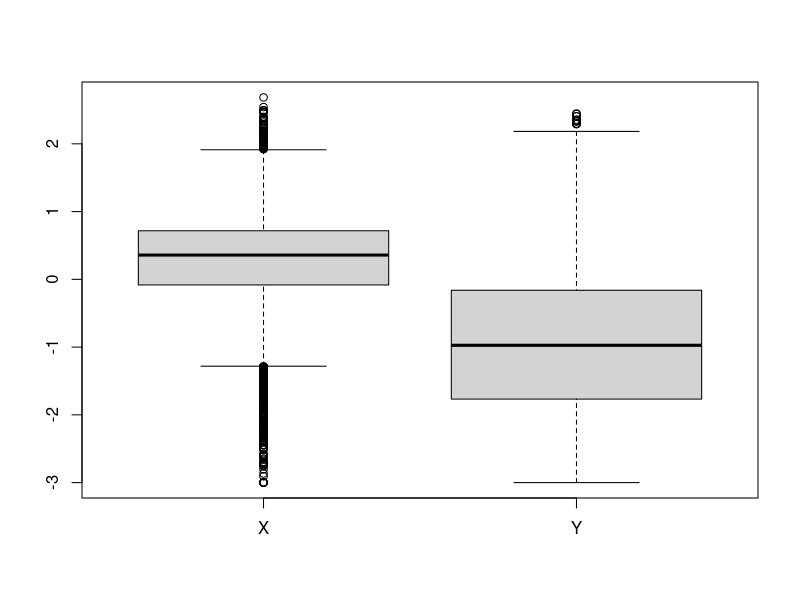
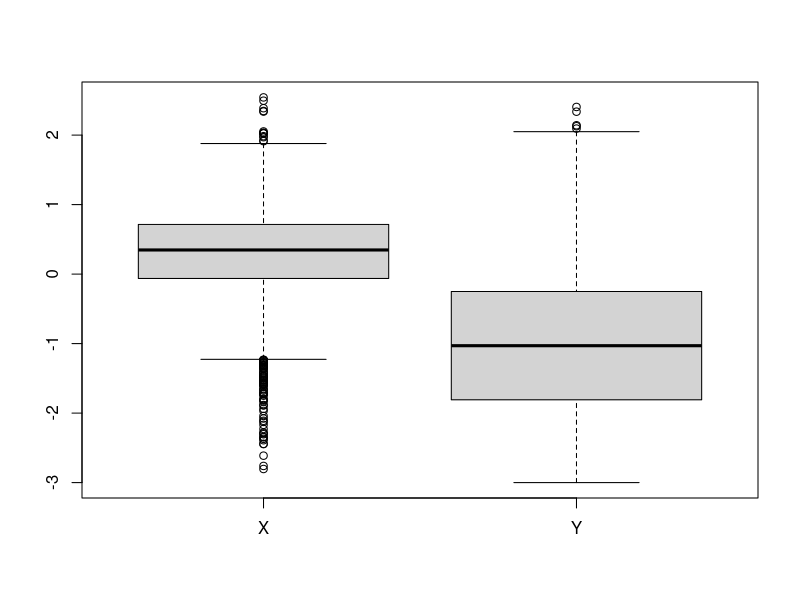
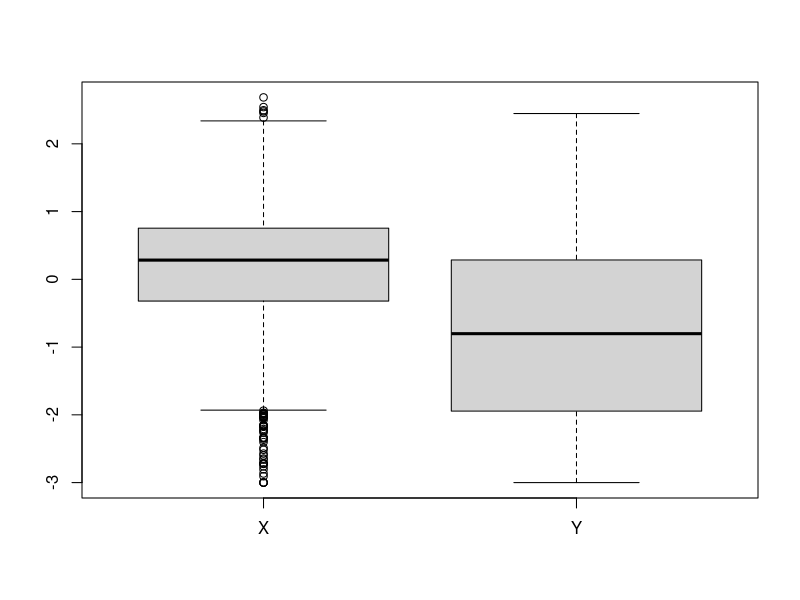
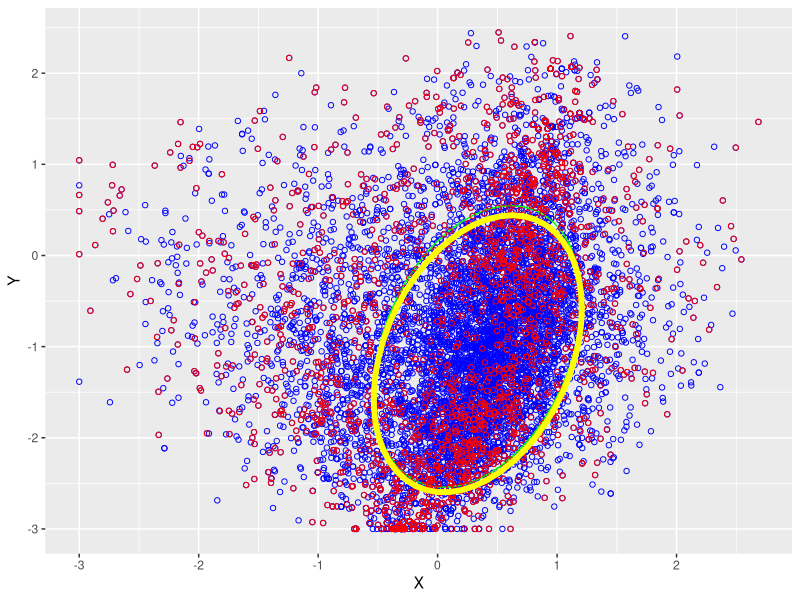
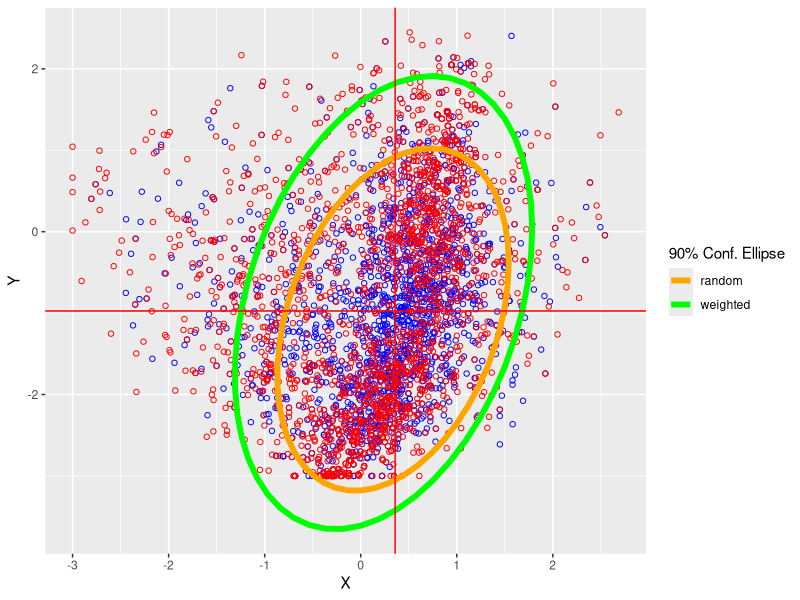
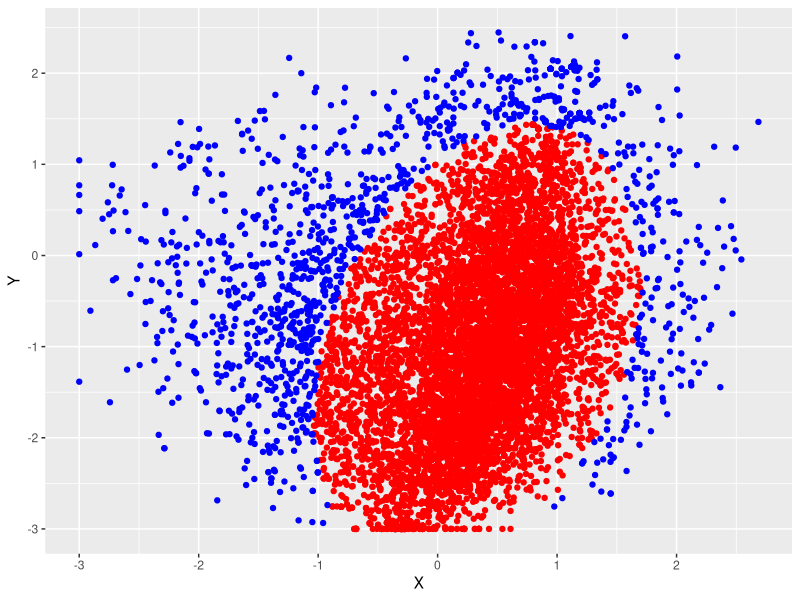
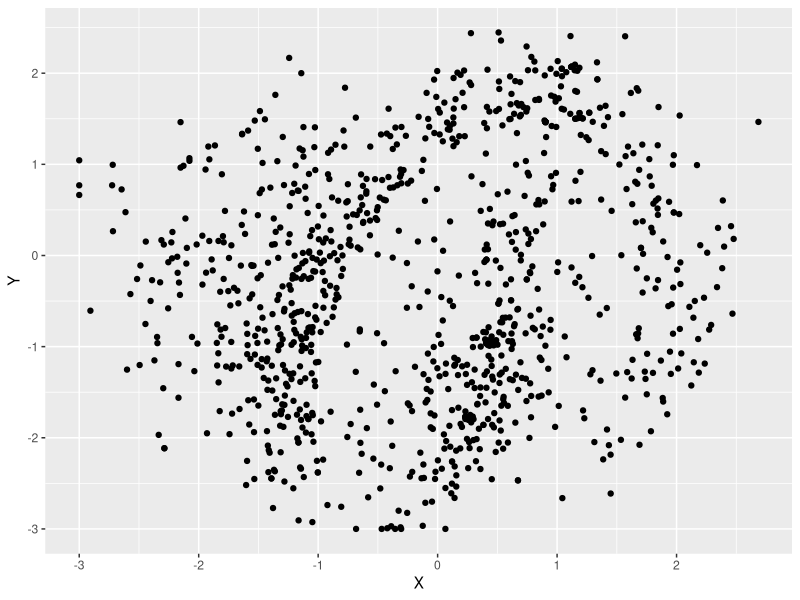
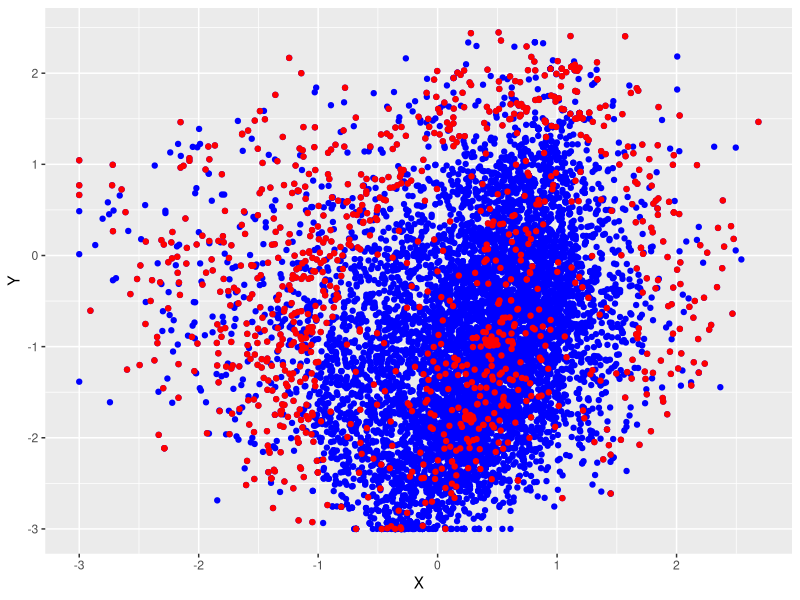

The R source for these figures, in order: (Note: this script raises an error after producing the figures.)
install.packages('ggplot2')
install.packages('dplyr')
install.packages('sp')
install.packages('tidyverse')
install.packages('fields')
library('ggplot2')
library('dplyr')
library('sp')
library('tidyverse')
library('fields')


data <- read.csv('art_data.txt')
head(data)
typeof(data)

scaledData <- data
scaledData$X <- scale(data$X)
scaledData$Y <- scale(data$Y)

head(scaledData)

sortedX <- data[order(data$X),]
sortedY <- data[order(data$Y),]

median.X <- median(data$X)
median.Y <- median(data$Y)

# take sample of images, weighting more those furthest from the median origin
sampled.weighted <- sample_n(data, 2000, weight = sqrt( (data$X-median.X)^2+(data$Y-median.Y)^2 ) )
sampled <- sample_n(data, 2000 )

# characterize in which median quadrant each sample lies (sample.weighted)
for(row in 1:nrow(sampled.weighted)) {
  point.X <- sampled.weighted[row, 'X']
  point.Y <- sampled.weighted[row, 'Y']
  if(point.X > median.X) {
    if(point.Y > median.Y) {
      sampled.weighted[row, 'Quadrant'] = 1
    }
    else {
      sampled.weighted[row, 'Quadrant'] = 4
    }
  }
  else {
    if(point.Y > median.Y) {
      sampled.weighted[row, 'Quadrant'] = 2
    }
    else {
      sampled.weighted[row, 'Quadrant'] = 3
    }
  }
}

# characterize in which median quadrant each sample lies (all data)
for(row in 1:nrow(data)) {
  point.X <- data[row, 'X']
  point.Y <- data[row, 'Y']
  if(point.X > median.X) {
    if(point.Y > median.Y) {
      data[row, 'Quadrant'] = 1
    }
    else {
      data[row, 'Quadrant'] = 4
    }
  }
  else {
    if(point.Y > median.Y) {
      data[row, 'Quadrant'] = 2
    }
    else {
      data[row, 'Quadrant'] = 3
    }
  }
}

# check how many points in each quadrant
a <- table(sampled.weighted$Quadrant)
a

images.Q1 <- sampled.weighted[sampled.weighted$Quadrant==1,]
images.Q2 <- sampled.weighted[sampled.weighted$Quadrant==2,]
images.Q3 <- sampled.weighted[sampled.weighted$Quadrant==3,]
images.Q4 <- sampled.weighted[sampled.weighted$Quadrant==4,]


summary(data)
summary(sampled)
summary(sampled.weighted)

boxplot(data %>% select(X,Y))
boxplot(sampled %>% select(X,Y))
boxplot(sampled.weighted %>% select(X,Y))

# plot orignal data and sample
ggplot(data, aes(x=X, y=Y)) +
  geom_point(color='blue', shape=1) +
  stat_ellipse(color = 'green', level=0.7) +
  geom_point(aes(x=X, y=Y), sampled.weighted, color='red', shape=1) +
  stat_ellipse(aes(x=X, y=Y), sampled, size=2, color='yellow', level=0.7)


# plot sample & weighted sample, with mean and median lines separating in quarters
ggplot(sampled, aes(x=X, y=Y)) +
  geom_point(shape=1, color='blue') +
  geom_point(aes(x=X, y=Y), sampled.weighted, shape=1, color='red') +
  stat_ellipse(aes(x=X, y=Y, color='random'), sampled, size=2, level=0.90) +
  stat_ellipse(aes(x=X, y=Y, color='weighted'), sampled.weighted, size=2, level=0.90) +
  # geom_vline(xintercept=mean(data$X), color='blue') +
  # geom_hline(yintercept=mean(data$Y), color='blue') +
  geom_vline(xintercept=median(data$X), color='red') +
  geom_hline(yintercept=median(data$Y), color='red') +
  # scale_color_manual(name='Sample', values=c(random='blue', weighted='red')) +
  scale_color_manual(name='90% Conf. Ellipse', values=c(random='orange', weighted='green'))


# calculate points inside vs outside ellipse
p <- ggplot(data, aes(x=X, y=Y)) +
  geom_point() +
  stat_ellipse()

build <- ggplot_build(p)$data
points <- build[[1]]
ell <- build[[2]]

dat <- data.frame(
  points[1:2], 
  in.ell = as.logical(point.in.polygon(points$x, points$y, ell$x, ell$y))
)

points.inside <- data[dat$in.ell == 'TRUE',]
points.outside <- data[dat$in.ell == 'FALSE',]

ggplot(points.inside, aes(x=X, y=Y)) +
  geom_point(color='red') +
  geom_point(aes(x=X, y=Y), points.outside, color= 'blue')

ratio <- as.integer(length(points.inside$X) / length(points.outside$X))
# sample.inside.size = 1000/(1+ratio)
# sample.outside.size = sample.inside.size*ratio
sample.inside.size <- 350
sample.outside.size <- 650

sample.inside <- sample_n(points.inside, sample.inside.size)
sample.outside <- sample_n(points.outside, sample.outside.size)
sample.total <- rbind(sample.inside, sample.outside)

ggplot(sample.total, aes(x=X, y=Y)) +
  geom_point()

ggplot(data, aes(x=X, y=Y)) +
  geom_point(color='blue') +
  geom_point(aes(x=X, y=Y), sample.total, color='red')



# plot original and scaled data
ggplot(data, aes(x=X, y=Y)) +
  geom_point(size=2, shape=16, color='blue') +
  stat_ellipse(size = 2, color = 'green', level=0.7) +
  geom_point(aes(x=X, y=Y), scaledData, size=2, shape=16, color='red') +
  stat_ellipse(aes(x=X, y=Y), scaledData, size=2, color='yellow', level=0.7) +
  geom_point(aes(x=X, y=Y), sampledScaled, size=2, shape=16, color='green') +
  stat_ellipse(aes(x=X, y=Y), sampledScaled, size=2, color='purple', level=0.7)


hist(data$X)
plot(density(data$X))

##########################################

# set.seed(123)
image1 <- sample_n(sampled.weighted, 1)
image1row <- which(sampled.weighted$IMAGE == image1$IMAGE)
start.X <- image1$X[1]
start.Y <- image1$Y[1]

distances <- rdist(sampled.weighted[, 2:3])
# distances <- round(distances, 4)
distances[image1row, ]
top3distances <- tail(sort(distances[image1row, ]), 3)

images.rest <- setNames(data.frame(matrix(ncol = 4, nrow = 0)), c("IMAGE", "X", "Y", "Quadrant"))

for(value in top3distances) {
  temp.id <- which(distances[image1row, ] == value)
  print(temp.id)
  images.rest <- rbind(images.rest, sampled.weighted[temp.id, ])
  print(sampled.weighted[temp.id, ])
}

# plot weighted sample with median axes
ggplot(sampled.weighted, aes(x=X, y=Y)) +
  geom_point(color=sampled.weighted$Quadrant) +
  # geom_point(aes(x=X, y=Y), image1, color='purple', shape=15, size=2) +
  # geom_point(aes(x=X, y=Y), images.rest, color='orange', shape=15, size=2) +
  # geom_point(aes(x=X, y=Y), image2, color='orange', shape=15, size=4) +
  # geom_point(aes(x=X, y=Y), image1, color='red', size=4, shape=15) +
  # geom_point(aes(x=X, y=Y), image3, color='green', size=4, shape=15) +
  geom_vline(xintercept=median.X, color='red') +
  geom_hline(yintercept=median.Y, color='red')

############################################################

# sampling on quadrants separately and heavily favoring distance from median center
image1 <- sample_n(images.Q1, 1, weight = 100*sqrt( (images.Q1$X-median.X)^2+(images.Q1$Y-median.Y)^2 ) )
image2 <- sample_n(images.Q2, 1, weight = 100*sqrt( (images.Q2$X-median.X)^2+(images.Q2$Y-median.Y)^2 ) )
image3 <- sample_n(images.Q3, 1, weight = 100*sqrt( (images.Q3$X-median.X)^2+(images.Q3$Y-median.Y)^2 ) )
image4 <- sample_n(images.Q4, 1, weight = 100*sqrt( (images.Q4$X-median.X)^2+(images.Q4$Y-median.Y)^2 ) )

# plot weighted sample with median axes and sampled images
ggplot(sampled.weighted, aes(x=X, y=Y)) +
  geom_point(color=sampled.weighted$Quadrant) +
  geom_point(aes(x=X, y=Y), image1, color='purple', shape=15, size=4) +
  geom_point(aes(x=X, y=Y), image2, color='purple', shape=15, size=4) +
  geom_point(aes(x=X, y=Y), image3, color='purple', shape=15, size=4) +
  geom_point(aes(x=X, y=Y), image4, color='purple', shape=15, size=4) +
  geom_vline(xintercept=median.X, color='red') +
  geom_hline(yintercept=median.Y, color='red')

#####

file1 <- paste(image1$IMAGE, '.jpg', sep='')
file2 <- paste(image2$IMAGE, '.jpg', sep='')
file3 <- paste(image3$IMAGE, '.jpg', sep='')
file4 <- paste(image4$IMAGE, '.jpg', sep='')

files <- data.frame(image1 = file1, image2 = file2, image3 = file3, image4 = file4)

# image_db <- files
image_db <- rbind(image_db, files)

write.csv(sampled.weighted, file="Sampled-Weighted (2000).csv")
write.csv(image_db, file="Image Filenames (20).csv")

image1row <- which(sampled.weighted$IMAGE == 15903956939)
sampled.weighted[image1row,]

newimage <- which.min(abs(sampled.weighted$Y-(-1.4)))
sampled.weighted[newimage,]

newimage <- which.min(sqrt( (sampled.weighted$X-1.7)^2 + (sampled.weighted$Y-1.4)^2 ))
sampled.weighted[newimage,]
